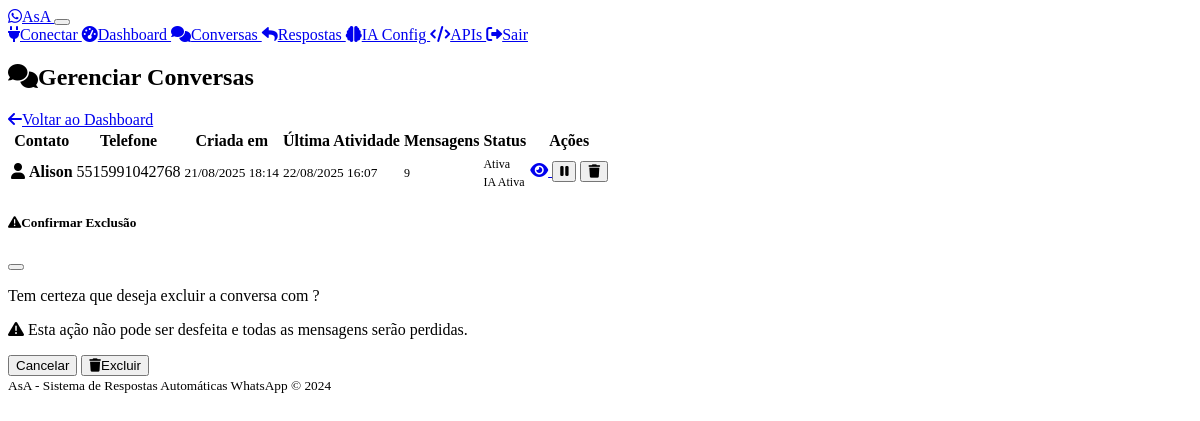
The app's page /admin/conversations (signed in), older data.
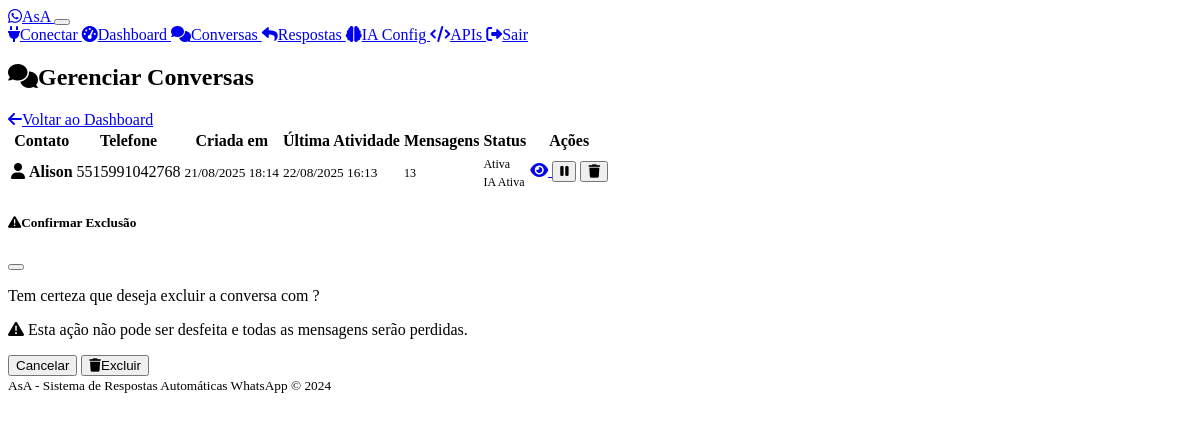
The same page, newer data.
### models.py (models this page shows)
class Conversation(db.Model):
    id = db.Column(db.Integer, primary_key=True)
    phone_number = db.Column(db.String(20), nullable=False)
    contact_name = db.Column(db.String(100))
    created_at = db.Column(db.DateTime, default=datetime.utcnow)
    updated_at = db.Column(db.DateTime, default=datetime.utcnow, onupdate=datetime.utcnow)
    is_active = db.Column(db.Boolean, default=True)
    ai_paused = db.Column(db.Boolean, default=False)  # True when human takes over
    paused_at = db.Column(db.DateTime)  # When AI was paused
    messages = db.relationship('Message', backref='conversation', lazy=True, cascade='all, delete-orphan')

### routes.py (the view)
    def decorated_function(*args, **kwargs):
        if not session.get('admin_logged_in'):
            return redirect(url_for('admin_login'))
        return f(*args, **kwargs)

### routes.py (called while the page is built)
def admin_required(f):
    def decorated_function(*args, **kwargs):
        if not session.get('admin_logged_in'):
            return redirect(url_for('admin_login'))
        return f(*args, **kwargs)
    decorated_function.__name__ = f.__name__
    return decorated_function

@app.route('/admin/conversations')
@admin_required
def admin_conversations():
    page = request.args.get('page', 1, type=int)
    conversations = Conversation.query.order_by(
        Conversation.updated_at.desc()
    ).paginate(
        page=page, per_page=20, error_out=False
    )
    return render_template('conversations.html', conversations=conversations)

@app.context_processor
def inject_admin_status():
    return {'admin_logged_in': session.get('admin_logged_in', False)}

### templates/conversations.html (shortened to what the changed rows need)
{% extends "base.html" %}
{% block content %}
<div class="d-flex justify-content-between align-items-center mb-4">
    <h2>
        <i class="fas fa-comments me-2"></i>Gerenciar Conversas
    </h2>
</div>
{% if conversations.items %}
<div class="card">
    <div class="card-body">
        <div class="table-responsive">
            <table class="table table-hover">
                <thead>
                    <tr>
                        <th>Contato</th>
                        <th>Telefone</th>
                        <th>Criada em</th>
                        <th>Última Atividade</th>
                        <th>Mensagens</th>
                        <th>Status</th>
                        <th>Ações</th>
                    </tr>
                </thead>
                <tbody>
                    {% for conversation in conversations.items %}
                    <tr>
                        <td>
                            <i class="fas fa-user me-2"></i>
                            <strong>{{ conversation.contact_name or 'Sem nome' }}</strong>
                        </td>
                        <td>
                            <span class="font-monospace">{{ conversation.phone_number }}</span>
                        </td>
                        <td>
                            <small class="text-muted">
                                {{ conversation.created_at.strftime('%d/%m/%Y %H:%M') }}
                            </small>
                        </td>
                        <td>
                            <small class="text-muted">
                                {{ conversation.updated_at.strftime('%d/%m/%Y %H:%M') }}
                            </small>
                        </td>
                        <td>
                            <span class="badge bg-primary">
                                {{ conversation.messages|length }}
                            </span>
                        </td>
                        <td>
                            {% if conversation.is_active %}
                                <span class="badge bg-success">Ativa</span>
                            {% else %}
                                <span class="badge bg-secondary">Inativa</span>
                            {% endif %}
                            {% if conversation.ai_paused %}
                                <br><span class="badge bg-warning mt-1">IA Pausada</span>
                            {% else %}
                                <br><span class="badge bg-info mt-1">IA Ativa</span>
                            {% endif %}
                        </td>
                        <td>
                            <div class="btn-group" role="group">
                                <a href="{{ url_for('view_conversation', conversation_id=conversation.id) }}"
                                   class="btn btn-sm btn-outline-primary" title="Ver conversa">
                                    <i class="fas fa-eye"></i>
                                </a>
                                {% if conversation.ai_paused %}
                                    <form method="POST" action="{{ url_for('toggle_ai_for_conversation', conversation_id=conversation.id) }}"
                                          style="display: inline-block;">
                                        <button type="submit" class="btn btn-sm btn-success" title="Retomar IA">
                                            <i class="fas fa-play"></i>
                                        </button>
                                    </form>
                                {% else %}
                                    <form method="POST" action="{{ url_for('toggle_ai_for_conversation', conversation_id=conversation.id) }}"
                                          style="display: inline-block;">
                                        <button type="submit" class="btn btn-sm btn-warning" title="Pausar IA">
                                            <i class="fas fa-pause"></i>
                                        </button>
                                    </form>
                                {% endif %}
                                <button type="button" class="btn btn-sm btn-outline-danger"
                                        onclick="confirmDelete({{ conversation.id }}, '{{ conversation.contact_name or conversation.phone_number }}')"
                                        title="Excluir conversa">
                                    <i class="fas fa-trash"></i>
                                </button>
                            </div>
                        </td>
                    </tr>
                    {% endfor %}
                </tbody>
            </table>
        </div>
    </div>
</div>
{% else %}
<div class="text-center py-5">
    <i class="fas fa-comments fa-5x text-muted mb-4"></i>
    <h4>Nenhuma conversa encontrada</h4>
    <p class="text-muted">As conversas aparecerão aqui conforme os usuários interagirem com o sistema.</p>
</div>
{% endif %}
{% endblock %}

Row changes from the older to the newer data that the page shows:
changed Conversation "Alison": updated_at "22/08/2025 16:07" → "22/08/2025 16:13"; messages|length "9" → "13"
